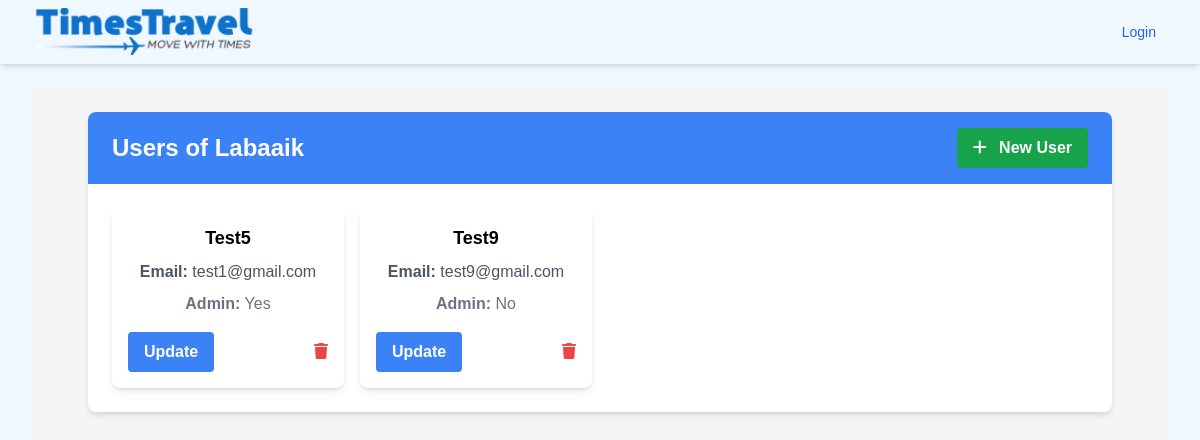
Page /users/1 on the committed database.
### app/models.py (models this page shows, shortened)
class Agency(db.Model):
    __tablename__ = 'agencies'
    id = Column(Integer, primary_key=True)
    name = Column(String(128), nullable=False)
    email = Column(String(120), index=True, unique=True, nullable=False)
    designation = Column(String(128), nullable=True)
    telephone = Column(BigInteger, nullable=True)
    credit_limit = Column(Numeric(precision=12, scale=2), default=0.00)
    used_credit = Column(Numeric(precision=12, scale=2), default=0.00)
    paid_back = Column(Numeric(precision=12, scale=2), default=0.00)
    account_limit = Column(Numeric(precision=5, scale=0), default=0)
    allowed_accounts = Column(Integer, default=0)
    users = relationship(
        'User',
        back_populates='agency',
        foreign_keys='User.agency_id'
    )
    bookings = relationship(
        'Booking',
        back_populates='agency',
        foreign_keys='Booking.agency_id'
    )

class User(UserMixin, db.Model):
    __tablename__ = 'users'
    id = Column(Integer, primary_key=True)
    username = Column(String(64), unique=True, nullable=False)
    email = Column(String(120), unique=True, nullable=False)
    hashed_password = Column(String(128), nullable=False)
    role = Column(String(64), nullable=False, default='user')
    agency_id = Column(Integer, ForeignKey('agencies.id'), nullable=True)
    agency = relationship(
        'Agency',
        back_populates='users',
        foreign_keys=[agency_id]
    )
    bookings = relationship(
        'Booking',
        back_populates='agent',
        foreign_keys='Booking.agent_id'
    )

### app/routes/user_routes.py (the view)
@user_bp.route('/users/<int:agency_id>', methods=['GET'])
def view_all_users(agency_id):
    agency = Agency.query.get_or_404(agency_id)
    users = User.query.filter_by(agency_id=agency_id).all()
    return render_template('users/users.html', users=users, agency=agency)

### app/templates/users/users.html (shortened to what this page needs)
{% extends "base.html" %}
{% block content %}
<div class="bg-gray-100 min-h-screen py-6">
  <div class="container mx-auto bg-white rounded-lg shadow-md overflow-hidden">
    <div class="bg-blue-500 text-white py-4 px-6 flex justify-between items-center">
      <h1 class="font-bold text-2xl">Users of {{ agency.name }}</h1>
      <a
        href="{{ url_for('user.create_user', agency_id=agency.id) }}"
        class="bg-green-600 hover:bg-green-700 text-white font-semibold py-2 px-4 rounded transition-colors duration-200"
      >
        <i class="fas fa-plus mr-2"></i> New User
      </a>
    </div>
    <div class="py-6 px-6">
      <ul class="grid grid-cols-1 sm:grid-cols-2 md:grid-cols-3 lg:grid-cols-4 gap-4">
        {% for user in users %}
        <li class="bg-white rounded-lg shadow-md overflow-hidden">
          <div class="p-4">
            <h2 class="text-lg font-semibold mb-2">{{ user.username }}</h2>
            <p class="text-gray-600 mb-2"><strong>Email:</strong> {{ user.email }}</p>
            <p class="text-gray-500 mb-4"><strong>Admin:</strong> {% if user.role == 'agency_admin' %} Yes {% else %} No {% endif %}</p>
            <div class="flex justify-between items-center">
              <a
                href="{{ url_for('user.update_user', user_id=user.id) }}"
                class="bg-blue-500 hover:bg-blue-600 text-white font-semibold py-2 px-4 rounded transition-colors duration-200"
              >
                Update
              </a>
              <form
                action="{{ url_for('user.delete_user', user_id=user.id) }}"
                method="post"
                class="inline"
              >
                <button type="submit" class="text-red-500 hover:text-red-600" onclick="return confirm('Are you sure you want to delete this user?');">
                  <i class="fas fa-trash"></i>
                </button>
              </form>
            </div>
          </div>
        </li>
        {% endfor %}
      </ul>
    </div>
  </div>
</div>
{% endblock %}

### app/static/css/style.css (style rules this page uses)
body { font-family: Arial, Helvetica, sans-serif; background: url('../images/backpic.jpeg') ; background-position: center; background-repeat: no-repeat; background-size: cover; height: 600px; }

### app/templates/base.html (style rules this page uses)
body { font-family: Arial, sans-serif; background-color: #f0f8ff; text-align: center; }

### rows in the picture
Agency: name "Labaaik"
User: username "Test5", email "test1@gmail.com", role "Yes"
User: username "Test9", email "test9@gmail.com", role "No"
